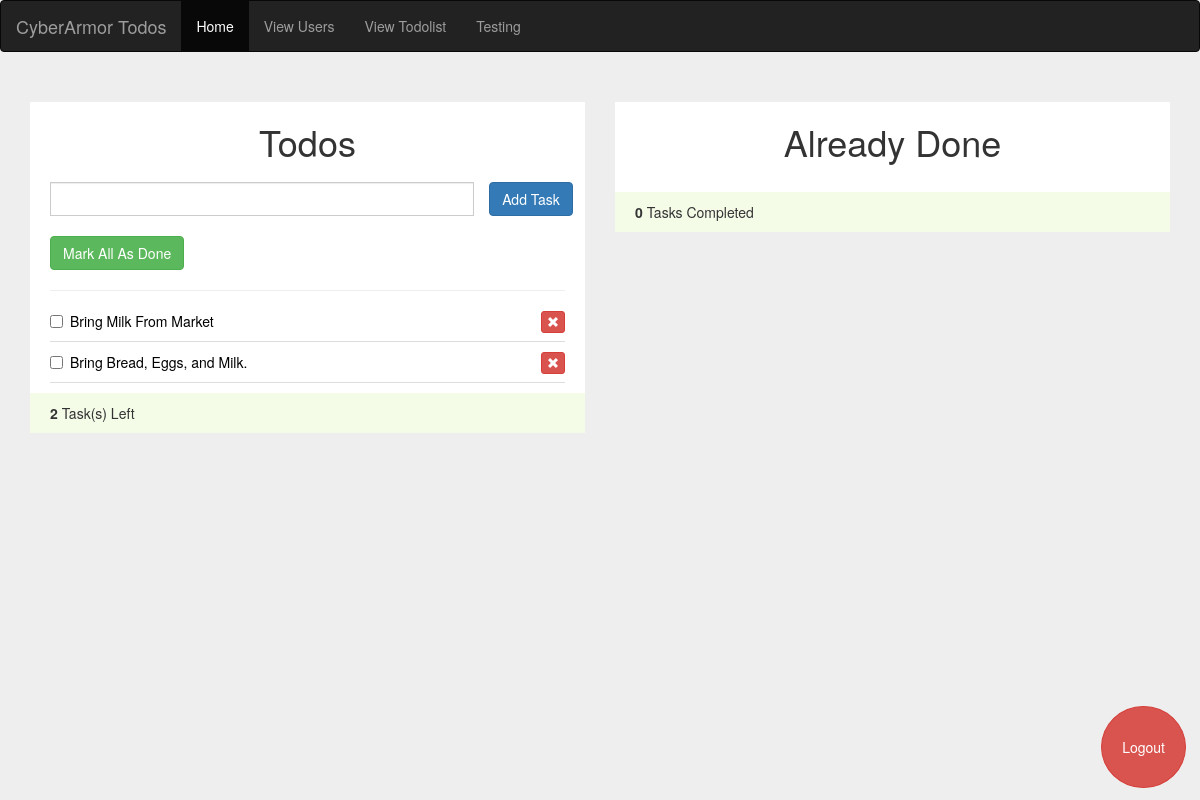
Before: / (signed in) with the older database file.
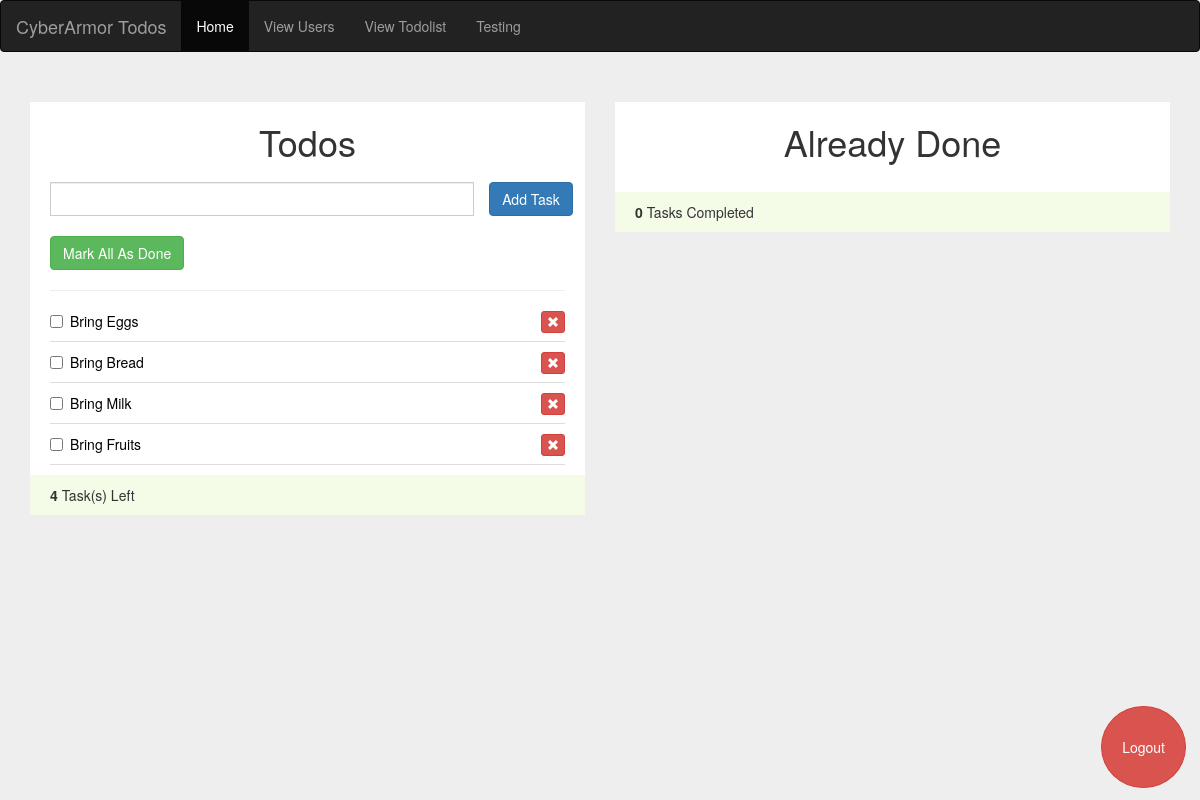
After: the same page with the newer database file.
### todos/models.py (models this page shows, shortened)
class workList(models.Model):
	id      = models.AutoField(primary_key=True)
	user_id = models.IntegerField(null=False)
	task    = models.CharField(null=False, max_length=150)
	date    = models.DateTimeField(auto_now_add=True)
	is_done = models.BooleanField(default=False)

### todos/views.py (the view)
# urls.py: 2. Add a URL to urlpatterns:  path('', views.home, name='home')
@login_required(login_url='login')
def home(request):
	workForm = workListForm()
	current_userID = request.user.id
	works 	 = workList.objects.filter(user_id=current_userID)
	is_done  = workList.objects.filter(user_id=current_userID).filter(is_done=True).count()
	not_done = workList.objects.filter(user_id=current_userID).filter(is_done=False).count()
	context = {'works': works, 'not_done': not_done, 'is_done': is_done, 'workForm': workForm}
	return render(request, 'todos/index.html', context)

### todos/forms.py
class workListForm(forms.ModelForm):
	class Meta:
		model  = workList
		fields = {'task': '',}
		labels = {'task': '',}

### templates/todos/index.html (shortened to what this page needs)
{% extends 'todos/base.html' %}
{% block content %}
{% include 'todos/navbar.html' %}
<div class="container">
    <div class="row">
        <div class="col-md-6">
            <div class="todolist not-done">
             <h1>Todos</h1>
             <form action="{% url 'addTask' %}" method="POST">
                 <div class="row">
                    <div class="col-md-10">
                        {{ workForm.as_p }}
                    </div>
                        <div class="">
                            <input type="submit" class="btn btn-xl btn-primary" value="Add Task">
                        </div>
                    </div>
             </form>
                    <a id="checkAll" class="text-light btn btn-success" href="{% url 'makeAllAsDone' %}"> Mark All As Done</a>
                    <hr>
                    <ul id="sortable" class="list-unstyled">
                    {% for task in works %}
                    {% if task.is_done is False %}
                    <li class="ui-state-default">
                        <div class="checkbox">
                            <label class="popover-dismiss" data-container="body" data-toggle="popover" data-placement="right" data-content="Created On: {{ task.date|date:'M d, Y,' }} {{ task.date|time:'g:i A' }}">
                                <a href="{% url 'markDone' task.id %}">
                                    <input type="checkbox" value="" />{{ task.task }}</label>
                                <a class="remove-item btn btn-danger btn-xs pull-right" href="{% url 'removeTask' task.id %}">
                                    <span class="glyphicon glyphicon-remove"></span>
                                </a>
                        </div>
                    </li>
                    {% endif %}
                    {% endfor %}
                </ul>
                <div class="todo-footer">
                    <strong>
                        <span class="count-todos">
                           {% if not_done %}
                                {{ not_done }}
                            {% else %}
                            0
                            {% endif %}
                        </span>
                    </strong>
                    Task(s) Left
                </div>
            </div>
        </div>
        <div class="col-md-6">
            <div class="todolist">
             <h1>Already Done</h1>
                <div class="todo-footer">
                    <strong>
                        <span class="count-todos">
                           {% if is_done %}
                                {{ is_done }}
                            {% else %}
                            0
                            {% endif %}
                        </span>
                    </strong>
                    Tasks Completed
                </div>
            </div>
        </div>
    </div>
</div>
<div id="mybutton">
<a class="feedback btn btn-xl btn-danger" href="{% url 'logout' %}">Logout</a>
</div>
{% endblock %}

### templates/todos/base.html (shortened to what this page needs)
<!DOCTYPE html>
<html lang="en">
<head>
	<link href="//netdna.bootstrapcdn.com/bootstrap/3.2.0/css/bootstrap.min.css" rel="stylesheet" id="bootstrap-css">
	{% load static %}
    <link rel="stylesheet" type="text/css" href="{% static 'css/custom.css' %}">
</head>
<body>
    {% block content %}{% endblock %}
</body>
</html>

### templates/todos/navbar.html
<nav class="navbar navbar-inverse">
  <div class="container-fluid">
    <div class="navbar-header">
      <a class="navbar-brand" href="{% url 'home' %}">CyberArmor Todos</a>
    </div>
    <ul class="nav navbar-nav">
      <li class="active"><a href="{% url 'home' %}">Home</a></li>
      <li><a href="{% url 'viewUsersList' %}">View Users</a></li>
      <li><a href="#">View Todolist</a></li>
      <li><a href="{% url 'shareTask' %}">Testing</a></li>
    </ul>
  </div>
</nav>

### assets/css/custom.css (style rules this page uses)
body { background-color:#EEEEEE; }
.todolist { background-color:#FFF; padding:20px 20px 10px 20px; margin-top:30px; }
.todolist h1 { margin:0; padding-bottom:20px; text-align:center; }
.form-control { border-radius:0; }
li.ui-state-default { background:#fff; border:none; border-bottom:1px solid #ddd; }
.todo-footer { background-color:#F4FCE8; margin:0 -20px -10px -20px; padding: 10px 20px; }
#checkAll { margin-top:10px; }
a { color: black; text-decoration: none !important; }

### templates/todos/base.html (style rules this page uses)
.feedback { color: white; padding: 30px 20px; border-radius: 50%; }
#mybutton { position: fixed; bottom: 12px; right: 14px; }

Changed rows visible on the page:
removed workList: task "Bring Milk From Market"
removed workList: task "Bring Bread, Eggs, and Milk."
added workList: task "Bring Eggs"
added workList: task "Bring Bread"
added workList: task "Bring Milk"
added workList: task "Bring Fruits"
Other visible differences:
{{ not_done }}: "2" → "4"
